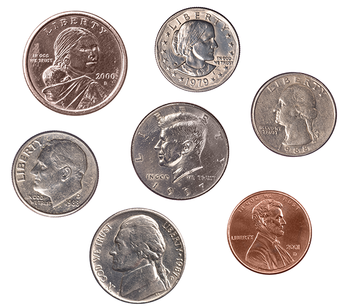
//> input picture basic_thresholding/cpp/images/coins01.png, 350 x 308 px
$ ./simple_thresholding images/coins01.png   (built with g++ and OpenCV 4)
//> lines starting //> are read from the running program, lines starting //| are printed output that depends on the picture; after the words box and inside, x2 and y2 are one past the last pixel; in counts of white or black regions, pixels touching at a corner belong together
#include <iostream>
#include <opencv2/core.hpp>
#include <opencv2/core/mat.hpp>
#include <opencv2/core/types.hpp>
#include <opencv2/highgui.hpp>
#include <opencv2/imgcodecs.hpp>
#include <opencv2/imgproc.hpp>

std::string manual_parsing(int argc, char **argv) {
//> called with argc = 2
    std::string image_path;

    // Simple manual parsing
    for (int i = 1; i < argc; i++) {
        if (std::string(argv[i]) == "-i" || std::string(argv[i]) == "--image") {
            if (i + 1 < argc) {
                image_path = argv[i + 1];
                i++; // skip next argument
            }
        }
    }

    return image_path;
}

void simple_thresholding(const std::string &image_path) {
    cv::Mat img = cv::imread(image_path);
//> img is the input picture: 308 rows x 350 cols, CV_8UC3; mean B, G, R 195.3, 198.1, 206.5
    cv::imshow("Original", img);
    cv::waitKey();

    //! Preprocessing
    //* Need grayscal as thresholding only receive on grayscale
    //* Blurring to smoothen image and have less noise so is easier for algorithms to detect the single coin. Because do not care on detecting the specific details inside the coin, only to detect coin from the background
    cv::Mat gray;
    cv::Mat blurred;
    cv::cvtColor(img, gray, cv::COLOR_BGR2GRAY);
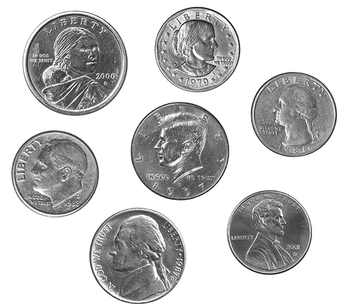
//> gray: 308 rows x 350 cols, CV_8UC1; min 5, max 255, mean 200.3
    cv::GaussianBlur(gray, blurred, cv::Size(7,7), 0);
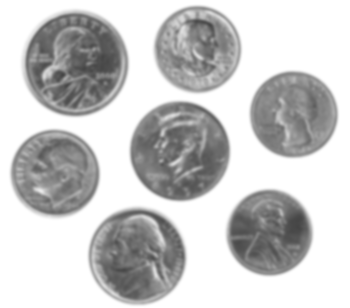
//> blurred: 308 rows x 350 cols, CV_8UC1; min 69, max 255, mean 200.3

    //! Thresholding
    cv::Mat threshold_bin_inv;
    //* @source, @dst, @thresh (if greater than this, converts to zero), @maxval (if previous false, then this value is the one set), @type (controls the behavior of what occurs when @thresh comparison happens)
    cv::threshold(blurred, threshold_bin_inv, 200, 255, cv::THRESH_BINARY_INV);
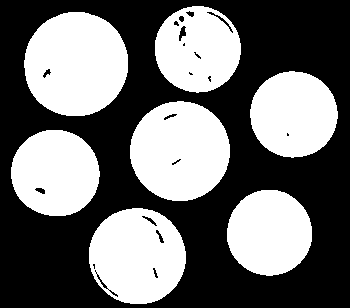
//> threshold_bin_inv: 308 rows x 350 cols, CV_8UC1; 43.5% white; 7 white regions, largest, box (x1, y1, x2, y2) and area: (24, 12, 128, 116) 8546, (130, 101, 230, 201) 7790, (89, 208, 186, 304) 7186
    //* @maxval set to 255 as usually want the foreground to be white
    cv::imshow("Threshold binary inverse", threshold_bin_inv);
    cv::waitKey();

    cv::Mat threshold_bin_inv_closed;
    cv::Mat kernel = cv::getStructuringElement(cv::MORPH_RECT, cv::Size(5,5));
    cv::morphologyEx(threshold_bin_inv, threshold_bin_inv_closed, cv::MORPH_CLOSE, kernel);
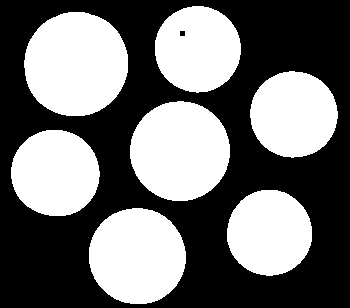
//> threshold_bin_inv_closed: 308 rows x 350 cols, CV_8UC1; 43.9% white; 7 white regions, largest, box (x1, y1, x2, y2) and area: (24, 12, 128, 116) 8579, (130, 101, 230, 201) 7837, (89, 208, 186, 304) 7352
    cv::imshow("Threshold binary inverse closed", threshold_bin_inv_closed);
    cv::waitKey();

    //* If greater than 200, then specific pixel set to white (255).
    cv::Mat threshold_bin;
    cv::threshold(blurred, threshold_bin, 200, 255, cv::THRESH_BINARY);
    cv::imshow("Threshold binary", threshold_bin);
    cv::waitKey();

    //! Apply mask
    //* Use what we obtained to get a mask
    cv::Mat masked;
    cv::bitwise_and(img, img, masked, threshold_bin_inv);
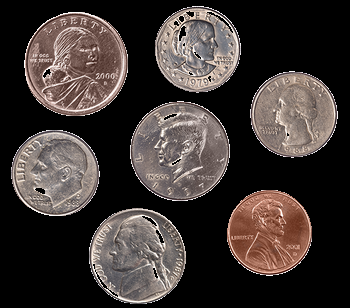
//> masked: 308 rows x 350 cols, CV_8UC3; mean B, G, R 51.6, 54.4, 62.7
    cv::imshow("Masked", masked);
    cv::waitKey();

    cv::Mat masked_closed;
    cv::bitwise_and(img, img, masked_closed, threshold_bin_inv_closed);
    cv::imshow("Masked closed", masked_closed);
    cv::waitKey();

    cv::destroyAllWindows();
}

int main(int argc, char **argv) {

    std::string image_path = manual_parsing(argc, argv);
    if (image_path.empty()) {
        std::cout << "Using default path"
                  << std::endl; // flushes automatically

        image_path = "/home/joel/Documents/computer_vision/pyimage/basic_thresholding/cpp/images/coins01.png";
    }

    simple_thresholding(image_path);

    return 0;
}
